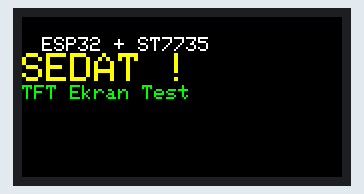
This sketch was run on a simulated ESP32. Parts: 160×80 colour display. What the sketch prints to the serial monitor is not drawn.

Above: at 0.2 s.
At 2.2 s:
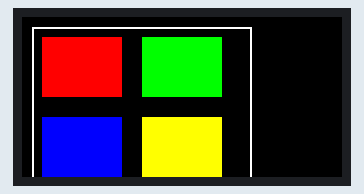
At 4.3 s:
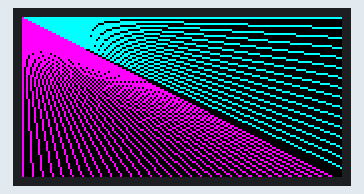
At 6.3 s:
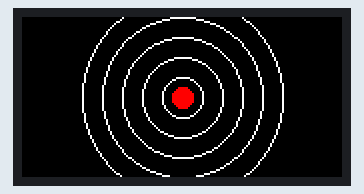
At 8.3 s:
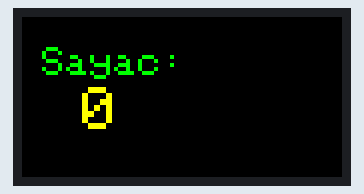
At 12.9 s:
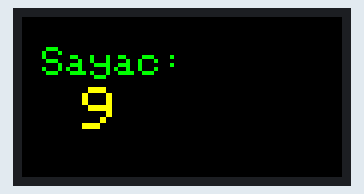

The sketch:

hocaoledders.ino
```cpp
#include <Arduino.h>
#include <Adafruit_GFX.h>
#include <Adafruit_ST7735.h>
#include <SPI.h>

// Pin tanımları
#define TFT_CS     5   // Chip Select
#define TFT_RST    4   // Reset
#define TFT_DC     2   // Data/Command
#define SDA       23
#define SCL       18
// MOSI (SDA) = GPIO 23 (varsayılan)
// SCK (SCL)  = GPIO 18 (varsayılan)

// ST7735 nesnesi oluştur
Adafruit_ST7735 tft = Adafruit_ST7735(TFT_CS, TFT_DC, TFT_RST);

void testText() {
  tft.fillScreen(ST77XX_BLACK);

  tft.setCursor(10, 10);
  tft.setTextColor(ST77XX_WHITE);
  tft.setTextSize(1);
  tft.println("ESP32 + ST7735");

  tft.setTextColor(ST77XX_YELLOW);
  tft.setTextSize(2);
  tft.println("SEDAT !");

  tft.setTextColor(ST77XX_GREEN);
  tft.setTextSize(1);
  tft.println("TFT Ekran Test");
}

void testRectangles() {
  tft.fillScreen(ST77XX_BLACK);

  tft.fillRect(10, 10, 40, 30, ST77XX_RED);
  tft.fillRect(60, 10, 40, 30, ST77XX_GREEN);
  tft.fillRect(10, 50, 40, 30, ST77XX_BLUE);
  tft.fillRect(60, 50, 40, 30, ST77XX_YELLOW);

  tft.drawRect(5, 5, 110, 85, ST77XX_WHITE);
}

void testLines() {
  tft.fillScreen(ST77XX_BLACK);

  for (int i = 0; i < tft.height(); i += 5) {
    tft.drawLine(0, 0, tft.width(), i, ST77XX_CYAN);
  }

  for (int i = 0; i < tft.width(); i += 5) {
    tft.drawLine(0, 0, i, tft.height(), ST77XX_MAGENTA);
  }
}

void testCircles() {
  tft.fillScreen(ST77XX_BLACK);

  int centerX = tft.width() / 2;
  int centerY = tft.height() / 2;

  for (int r = 10; r < 60; r += 10) {
    tft.drawCircle(centerX, centerY, r, ST77XX_WHITE);
  }

  tft.fillCircle(centerX, centerY, 5, ST77XX_RED);
}

void testCounter() {
  for (int i = 0; i < 10; i++) {
    tft.fillScreen(ST77XX_BLACK);

    tft.setCursor(10, 15);
    tft.setTextColor(ST77XX_GREEN);
    tft.setTextSize(2);
    tft.print("Sayac:");

    tft.setCursor(30, 35);
    tft.setTextColor(ST77XX_YELLOW);
    tft.setTextSize(3);
    tft.print(i);

    delay(500);
  }
}
void setup() {
  Serial.begin(115200);
  Serial.println("ST7735 Test");

  // 0.96" 80x160 TFT ekranı için özel başlatma
  tft.initR(INITR_MINI160x80);  // veya INITR_MINI160x80_PLUGIN

  // Ekranı temizle
  tft.fillScreen(ST77XX_BLACK);

  // Yönlendirme (0-3 arası)
  // 0 = 80x160 (dikey), 1 = 160x80 (yatay)
  tft.setRotation(1);

  Serial.println("Ekran hazir!");
}

void loop() {
  // Örnek 1: Metin yazdırma
  testText();
  delay(2000);

  // Örnek 2: Renkli kutular
  testRectangles();
  delay(2000);

  // Örnek 3: Çizgiler
  testLines();
  delay(2000);

  // Örnek 4: Daireler
  testCircles();
  delay(2000);

  // Örnek 5: Sayaç
  testCounter();
  delay(2000);
}
```

Measured:
- by itself, everything shown: repeats every 15.2 s, in 14 steps
- what the display in image 1 shows lasts 2.0 s, from 2.2 s to 4.2 s
- what the display in image 4 shows lasts 0.5 s, from 8.3 s to 8.8 s
- what the display in image 5 shows lasts 2.5 s, from 12.9 s to 15.4 s
